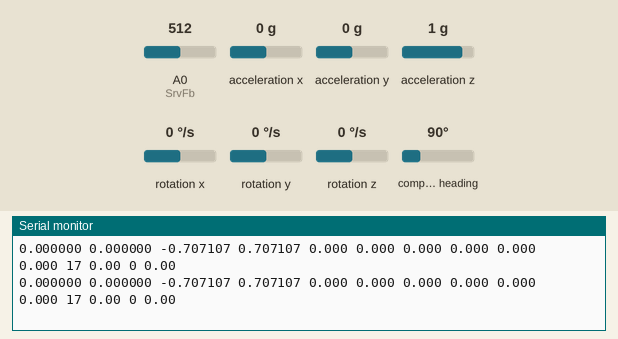
The sketch below on a simulated Arduino Uno, built with avr-gcc and run on an emulated ATmega328P. On the bench: the last lines printed to the serial monitor. The test bench sets the inputs (shaded band); at power-on: A0 (SrvFb) = 512, acceleration x 0 g, acceleration y 0 g, acceleration z 1 g, rotation x 0 °/s, rotation y 0 °/s, rotation z 0 °/s, compass heading 90°. EEPROM starts erased.

Above: at 9.3 s.
9.4 s: A0 (SrvFb) set to 420
At 9.9 s:
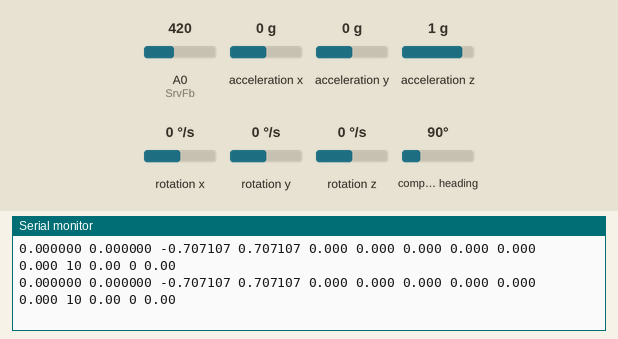
12.4 s: A0 (SrvFb) set to 400
At 13.4 s:
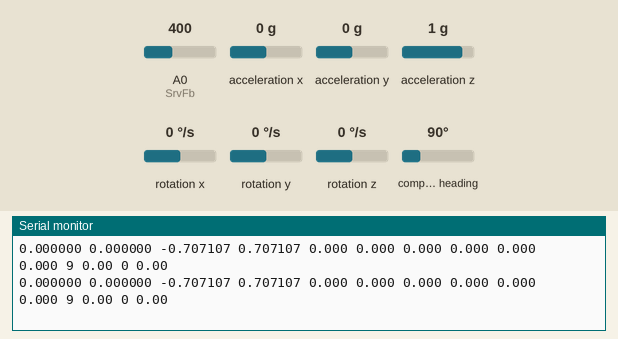

The sketch:

complex_nano.ino
```cpp
//Gulyás Péter; NK-HAFSIW
//DeepPilot Project
//BNO055 ASSN calibration then orientation, encoder, servo read
//Created: 2018-November-14

#include <Wire.h>
#include <Adafruit_Sensor.h>
#include <Adafruit_BNO055.h>
#include <utility/imumaths.h>
#include <EEPROM.h>

/* Connections
		Connect SCL/LRX - pin-12 to analog 5
		Connect SDA/ATX - pin-11 to analog 4
		Connect VCC - pin-20 to 3-5V DC
		Connect GND - pin-19 to common ground
		D2 - Encoder A
		D8 - Encoder B
*/

// Set the delay between fresh samples --> adjusting datarate
//#define BNO055_SAMPLERATE_DELAY_MS (45)   // ~20Hz datarate
//#define BNO055_SAMPLERATE_DELAY_MS (95)   // ~10Hz datarate
//#define BNO055_SAMPLERATE_DELAY_MS (195)   // ~5Hz datarate
#define BNO055_SAMPLERATE_DELAY_MS (13)   // ~40Hz datarate

#define SrvFb A0
#define ENC_A 2
#define ENC_B 8

//Define variables
float QX = 0, QY = 0, QZ = 0, QW = 0;
float GX = 0, GY = 0, GZ = 0;
float LX = 0, LY = 0, LZ = 0;
String mystring;

struct MotFb
{
  double velo;
  double dist;
  int rpm;
};
typedef struct MotFb Motor_FB;

int AngFbInt;               //-------------------------------------
String VeloFeedback;                    //FEEDBACK//
String RpmFeedback;
String DistFeedback;
//String str;
String buf1;
String buf2;
String buf3;            //-------------------------------------

const int interrupt0 = 0; // (PIN 2)  //ENCODER READING//

long sum_pulse_num = 0;
int pulse_num;                    //Calculations//
int rpm = 0;

// FUNCTION LIST -------------------------------------------START------

void displaySensorDetails(void);
void displaySensorStatus(void);
void displayCalStatus(void);
void displaySensorOffsets(const adafruit_bno055_offsets_t &calibData);
void Enc_Calc();
void Pulse_counter();
int ServFb();

// FUNCTION LIST --------------------------------------------END-------

// Identify sensor with special ID
Adafruit_BNO055 bno = Adafruit_BNO055(55);

// Setup function to check calibration.--------------------START-------
// If needed: doing calibration, and saving to EEPROM -----------------

void setup(void)
{
  Serial.begin(115200);
  delay(1000);
  Serial.println("BNO055 Orientation sensor "); Serial.println("");

  // Sensor initialization
  if (!bno.begin())
  {
    // Error message
    Serial.print("BNO055 not detected ... Check your I2C ADDR and wiring!");
    while (1);
  }

  displaySensorDetails();
  delay(1500);

  int eeAddress = 0;
  long bnoID;
  EEPROM.get(eeAddress, bnoID);

  adafruit_bno055_offsets_t calibrationData;
  sensor_t sensor;

  //  Look for unique sensor ID in EEPROM.
  bno.getSensor(&sensor);
  if (bnoID != sensor.sensor_id)
  {
    Serial.println("Calibration data not found in EEPROM. Calibration nedded!");
    delay(500);

    bno.setExtCrystalUse(false);
    sensors_event_t event;
    bno.getEvent(&event);
    Serial.println("Calibrating Sensor: ");
    while (!bno.isFullyCalibrated())
    {
      displayCalStatus();
      Serial.println("");
      delay(BNO055_SAMPLERATE_DELAY_MS);
    }

    Serial.println("Calibration completed!");
    Serial.println("-------------/-------");
    Serial.println("------------/--------");
    Serial.println("-----------/---------");
    Serial.println("----------/----------");
    Serial.println("----'\'----/-----------");
    Serial.println("-----'\'--/------------");
    Serial.println("------'\'/-------------");
    Serial.println("Calibration Results: ");
    adafruit_bno055_offsets_t newCal;
    bno.getSensorOffsets(newCal);
    displaySensorOffsets(newCal);
    Serial.println("---------------------");
    Serial.println("Storing calibration data to EEPROM.");
    eeAddress = 0;
    bno.getSensor(&sensor);
    bnoID = sensor.sensor_id;
    EEPROM.put(eeAddress, bnoID);
    eeAddress += sizeof(long);
    EEPROM.put(eeAddress, newCal);
    Serial.println("Calibration array stored to EEPROM.");
    delay(500);

  }
  else
  {
    //Serial.println("Calibration data found in EEPROM. Using it as Offset array.");
    eeAddress += sizeof(long);
    EEPROM.get(eeAddress, calibrationData);
    //displaySensorOffsets(calibrationData);
    bno.setSensorOffsets(calibrationData);

  }

  //displaySensorStatus();

  /*Serial.println("Orientation data transfer starts in 3 sec");
  delay(1000);
  Serial.println("Orientation data transfer starts in 2 sec");
  delay(1000);*/
  //Serial.println("Orientation data transfer starts in 1 sec");
  delay(1000);

}

// Setup function to check calibration.--------------------END---------

// Serial orientation data transfer to host --------------START--------
void loop()
{
  // Get new data reading from BNO055 chip
  sensors_event_t event;
  bno.getEvent(&event);

  //Serial data transfer - Start -
  // Timestamp
  //Serial.print(millis());
  //Serial.print(",");
  // Display Heading-Roll-Pitch as orientation
  /*Serial.print(event.orientation.x, 2);
  Serial.print(",");
  Serial.print(event.orientation.y, 2);
  Serial.print(",");
  Serial.print(event.orientation.z, 2);*/

  /* Display Quaternion data */
  imu::Quaternion quat = bno.getQuat();
  QX = (quat.x());
  QY = (quat.y());
  QZ = (quat.z());
  QW = (quat.w());
  mystring = String(QX, 6);
  Serial.print(mystring);
  Serial.print(" ");
  mystring = String(QY, 6);
  Serial.print(mystring);
  Serial.print(" ");
  mystring = String(QZ, 6);
  Serial.print(mystring);
  Serial.print(" ");
  mystring = String(QW, 6);
  Serial.print(mystring);
  Serial.print(" ");

  /* Display the Gyroscope data */
  imu::Vector<3> eulergyro = bno.getVector(Adafruit_BNO055::VECTOR_GYROSCOPE);
  GX = eulergyro.x();
  GY = eulergyro.y();
  GZ = eulergyro.z();
  mystring = String(GX, 3);
  Serial.print(mystring);
  Serial.print(" ");
  mystring = String(GY, 3);
  Serial.print(mystring);
  Serial.print(" ");
  mystring = String(GZ, 3);
  Serial.print(mystring);
  Serial.print(" ");

  /* Display the Linearaccelerometer data */
  imu::Vector<3> eulerlin = bno.getVector(Adafruit_BNO055::VECTOR_LINEARACCEL);
  LX = eulerlin.x();
  LY = eulerlin.y();
  LZ = eulerlin.z();
  mystring = String(LX, 3);
  Serial.print(mystring);
  Serial.print(" ");
  mystring = String(LY, 3);
  Serial.print(mystring);
  Serial.print(" ");
  mystring = String(LZ, 3);
  Serial.print(mystring);
  Serial.print(" ");

  /* Display the Encoder and servo data */
  Enc_Calc();
  AngFbInt = ServFb();
  Serial.print(AngFbInt);
  Serial.print(" ");
  Serial.print(buf1);
  Serial.print(" ");
  Serial.print(buf2);
  Serial.print(" ");
  Serial.print(buf3);

  // New line for next sample
  Serial.println("");
  // Serial data transfer - End -

  // Wait for specified time.
  delay(BNO055_SAMPLERATE_DELAY_MS);

}
// Serial orientation data transfer to host --------------END----------

// Functions used by the program ------------------------START---------

// Display basic information about the sensor -------------------------
void displaySensorDetails(void)
{
  sensor_t sensor;
  bno.getSensor(&sensor);
  Serial.println("------------------------------------");
  Serial.print("Sensor:       "); Serial.println(sensor.name);
  Serial.print("Driver Ver:   "); Serial.println(sensor.version);
  Serial.print("Unique ID:    "); Serial.println(sensor.sensor_id);
  Serial.print("Max Value:    "); Serial.print(sensor.max_value); Serial.println(" xxx");
  Serial.print("Min Value:    "); Serial.print(sensor.min_value); Serial.println(" xxx");
  Serial.print("Resolution:   "); Serial.print(sensor.resolution); Serial.println(" xxx");
  Serial.println("------------------------------------");
  Serial.println("");
  delay(500);
}

// Display sensor status ----------------------------------------------
void displaySensorStatus(void)
{
  // Get the system status values
  uint8_t system_status, self_test_results, system_error;
  system_status = self_test_results = system_error = 0;
  bno.getSystemStatus(&system_status, &self_test_results, &system_error);

  Serial.println("------------------------------------");
  Serial.print("Sys Status: 0x");
  Serial.println(system_status, HEX);
  Serial.print("Self Test:     0x");
  Serial.println(self_test_results, HEX);
  Serial.print("Sys Error:  0x");
  Serial.println(system_error, HEX);
  Serial.println("------------------------------------");
  delay(500);
}

// Display BNO055 calib status ----------------------------------------
void displayCalStatus(void)
{
  // Get calibration status (0 to 3) 0:Not calibrated; 3:Fully caibrated
  uint8_t system, gyro, accel, mag;
  system = gyro = accel = mag = 0;
  bno.getCalibration(&system, &gyro, &accel, &mag);

  // The data ignored until the system calibration is > 0
  Serial.print("\t");
  if (!system)
  {
    Serial.print("!");
  }
  //Display the individual values
  Serial.print("Sys:");
  Serial.print(system, DEC);
  Serial.print(" Gyro:");
  Serial.print(gyro, DEC);
  Serial.print(" Acc:");
  Serial.print(accel, DEC);
  Serial.print(" Mag:");
  Serial.print(mag, DEC);
}

// Display the raw calibration offset and radius data -----------------
void displaySensorOffsets(const adafruit_bno055_offsets_t &calibData)
{
  Serial.print("Accelerometer: ");
  Serial.print(calibData.accel_offset_x); Serial.print(" ");
  Serial.print(calibData.accel_offset_y); Serial.print(" ");
  Serial.print(calibData.accel_offset_z); Serial.print(" ");

  Serial.print("\nGyro: ");
  Serial.print(calibData.gyro_offset_x); Serial.print(" ");
  Serial.print(calibData.gyro_offset_y); Serial.print(" ");
  Serial.print(calibData.gyro_offset_z); Serial.print(" ");

  Serial.print("\nMag: ");
  Serial.print(calibData.mag_offset_x); Serial.print(" ");
  Serial.print(calibData.mag_offset_y); Serial.print(" ");
  Serial.print(calibData.mag_offset_z); Serial.print(" ");

  Serial.print("\nAccel Radius: ");
  Serial.print(calibData.accel_radius);

  Serial.print("\nMag Radius: ");
  Serial.print(calibData.mag_radius);
}

// Calculating dinamic values from encoder reading -----------------
void Enc_Calc(){
  Motor_FB FB_1;                // 48 Encoder pulse = 1 round
  rpm = pulse_num * 60 / 24;    // RPM calculating ratio for 1 ch
  //Serial.print(rpm);
  //Serial.print("\t");
  FB_1.rpm = rpm;
  FB_1.velo = rpm / 9.5492965964254;
  //Serial.print("Speed = ");
  //Serial.print(FB_1.velo, 4);
  //Serial.print(" rad/s");
  //Serial.print("\t");
  sum_pulse_num = sum_pulse_num + pulse_num;
  FB_1.dist = sum_pulse_num / 1185.36 * 0.282743;
  //Serial.print("Distance: ");
  //Serial.print(FB_1.dist, 4);
  //Serial.println(" m");
  //Serial.print("\t");
  VeloFeedback = String(FB_1.velo);
  RpmFeedback = String(FB_1.rpm);
  DistFeedback = String(FB_1.dist);
  buf1 = VeloFeedback;
  buf2 = RpmFeedback;
  buf3 = DistFeedback;
  pulse_num = 0x00;
}

// Counting encoder pulses - Only falling edge is considerd -----------------
void Pulse_counter()
{
 if(digitalRead(ENC_B) == HIGH) pulse_num++;
 else pulse_num--;
}

// Servo feedback and mapping, from analog readig -----------------
int ServFb(){
  int val = analogRead(SrvFb);              //Analog value reading to know the position
  //Serial.print(val);
  int valMap = map(val, 132, 413, -10, 10); //Remap the analog interval to get the angle of the car
  return valMap;
}

// Functions used by the program ------------------END-----------------
```

Measured:
- after the input at 9.4 s, the serial monitor: prints a new line at once (image 1)
- after the input at 12.4 s, the serial monitor: prints a new line at once (image 2)
